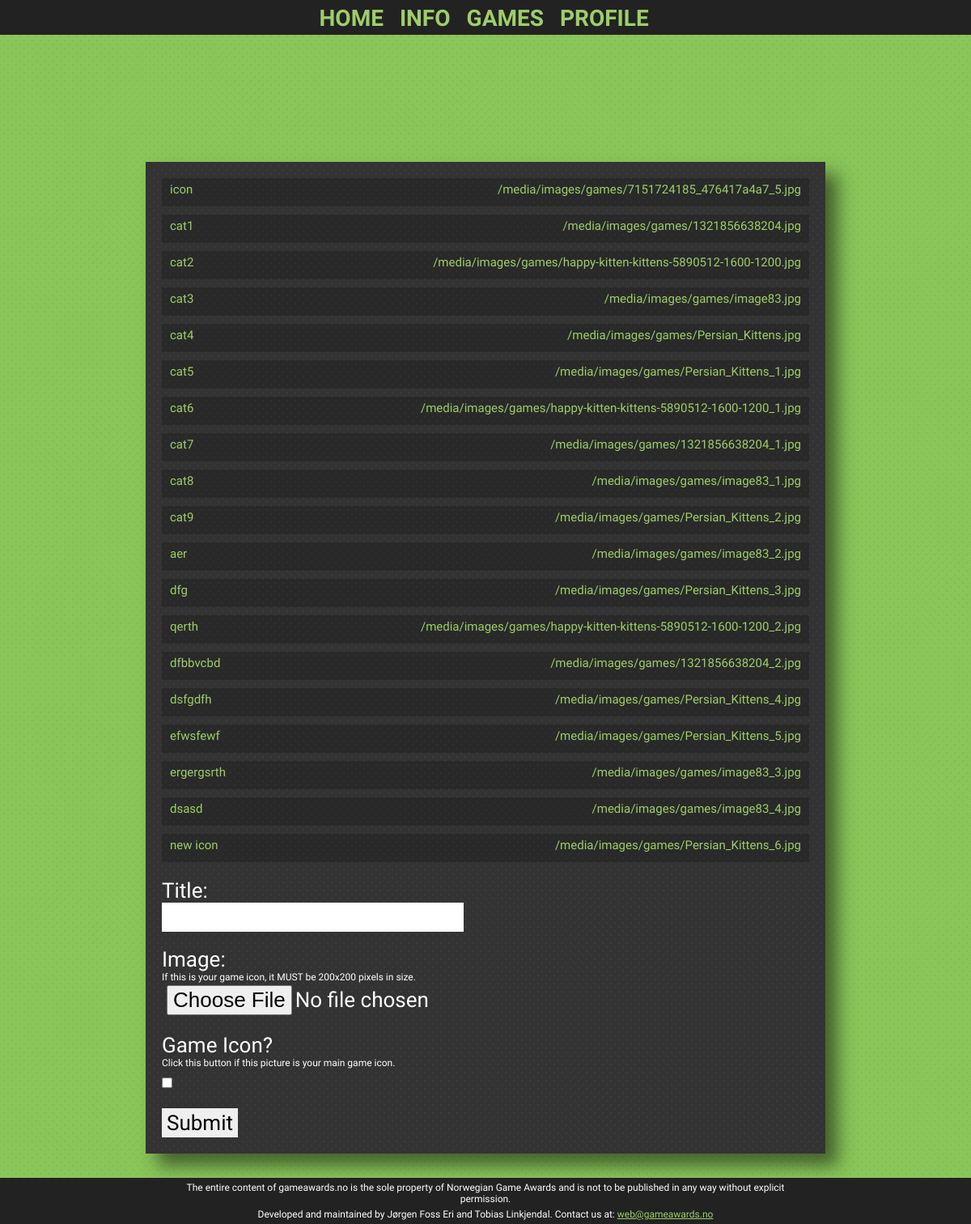
The page /gallery/add_game_pic/1/ (signed in) on the database its author committed.
### gallery/models.py (models this page shows, shortened)
class GamePic(models.Model):
    title = models.CharField(max_length = 100)
    image = models.ImageField(upload_to="images/games")
    added_date = models.DateField()
    owner = models.ForeignKey(User)
    game = models.ForeignKey('runs.Game')
    game_icon = models.BooleanField(default=False)

### gallery/views.py (the view)
# urls.py: url(r'add_game_pic/(?P<game_id>\d+)/$', 'add_gamepic_request'),
def add_gamepic_request(request,game_id):
    if not request.user.is_authenticated():
        return HttpResponseRedirect('/login/')
    g = Game.objects.get(pk = game_id)
    images = GamePic.objects.filter(game=g)
    if request.method == 'POST':
        form = GamePicForm(request.POST, request.FILES)
        if form.is_valid():
            p = form.save(commit=False)
            p.added_date = timezone.now()
            p.image = request.FILES['image']
            p.game = get_object_or_404(Game, pk=game_id)
            p.owner = request.user
            p.save()
            if p.game_icon:
                gs = GamePic.objects.filter(game=g, game_icon=True)
                for gp in gs:
                    if gp.id != p.id:
                        gp.game_icon=False;
                        gp.save()
            return HttpResponseRedirect('/gallery/add_game_pic/'+str(game_id))
        else:
            context = {'form':form, 'images':images}
    else:
        form = GamePicForm()
        context = {'form':form,'images':images}
    return render_to_response(
        'gallery/add_game_pic.html',
        context,
        context_instance=RequestContext(request))

### gallery/forms.py
class GamePicForm(ModelForm):
    class Meta:
        model = GamePic
        exclude = ('added_date', 'owner', 'game')

### templates/gallery/add_game_pic.html (shortened to what this page needs)
{% extends "single_page.html" %}
{% block page %}
<div id="add-game-pic-container" class="single-page-container">
    <div id="existing-images-container">
        {% if images %}
            {% for img in images %}
               <div class="text-background existing-image">
                    <div class="existing-image-title">{{ img.title }}</div>
                    <div class="existing-image-url">{{ img.image.url }}</div>
                </div>
            {% endfor %}
        {% else %}
            <p> No images have been added </p>
        {% endif %}
    </div>
    <form action="" method="post" enctype="multipart/form-data">
        <div class="register_div">
                <p><label for="title"{% if form.image.errors %} class="error"{% endif %}>Title:</label></p>
                <p>
                    {{ form.title }}
                </p>
        </div>
        <div class="register_div">
                <p><label for="image"{% if form.image.errors %} class="error"{% endif %}>Image:</label></p>
                <div style="font-size:12px;">
                    If this is your game icon, it MUST be 200x200 pixels in size.
                </div>
                <p>
                    {{ form.image }}
               </p>
        </div>
        <div class="register_div">
                <p><label for="game_icon"{% if form.description.errors %} class="error"{% endif %}>Game Icon?</label></p>
                <div style="font-size:12px;">Click this button if this picture is your main game icon.</div>
                <p>
                    {{ form.game_icon }}
                </p>
        </div>
        <p><input type="submit" alt="register" /></p>
    </form>
</div>
{% endblock %}

### static/stylesheets/page-style.css (style rules this page uses)
body { background: black; }
input { font-size:26px; }
input { cursor: pointer; padding: 3px 6px 3px 6px; }
.text-background { position: relative; overflow:hidden; color: #9ECE69; background: black; background: rgba(0,0,0,0.2); padding:5px 10px 5px 10px; }
.single-page-container { height:100%; }
.register_div label { font-size:26px; }
.register_div p { font-size:26px; }

### static/stylesheets/gallery.css (style rules this page uses)
#existing-images-container { width:100%; height:auto; margin-bottom:20px; }
.existing-image { width:780px; height:25px; margin-bottom:10px; }
.existing-image-title { font-size:15px; float:left; }
.existing-image-url { float:right; font-size:15px; }

### rows shown on the page
GamePic: title "icon", image "/media/images/games/7151724185_476417a4a7_5.jpg"
GamePic: title "cat1", image "/media/images/games/1321856638204.jpg"
GamePic: title "cat2", image "/media/images/games/happy-kitten-kittens-5890512-1600-1200.jpg"
GamePic: title "cat3", image "/media/images/games/image83.jpg"
GamePic: title "cat4", image "/media/images/games/Persian_Kittens.jpg"
GamePic: title "cat5", image "/media/images/games/Persian_Kittens_1.jpg"
GamePic: title "cat6", image "/media/images/games/happy-kitten-kittens-5890512-1600-1200_1.jpg"
GamePic: title "cat7", image "/media/images/games/1321856638204_1.jpg"
GamePic: title "cat8", image "/media/images/games/image83_1.jpg"
GamePic: title "cat9", image "/media/images/games/Persian_Kittens_2.jpg"
GamePic: title "aer", image "/media/images/games/image83_2.jpg"
GamePic: title "dfg", image "/media/images/games/Persian_Kittens_3.jpg"
GamePic: title "qerth", image "/media/images/games/happy-kitten-kittens-5890512-1600-1200_2.jpg"
GamePic: title "dfbbvcbd", image "/media/images/games/1321856638204_2.jpg"
GamePic: title "dsfgdfh", image "/media/images/games/Persian_Kittens_4.jpg"
GamePic: title "efwsfewf", image "/media/images/games/Persian_Kittens_5.jpg"
GamePic: title "ergergsrth", image "/media/images/games/image83_3.jpg"
GamePic: title "dsasd", image "/media/images/games/image83_4.jpg"
GamePic: title "new icon", image "/media/images/games/Persian_Kittens_6.jpg"
